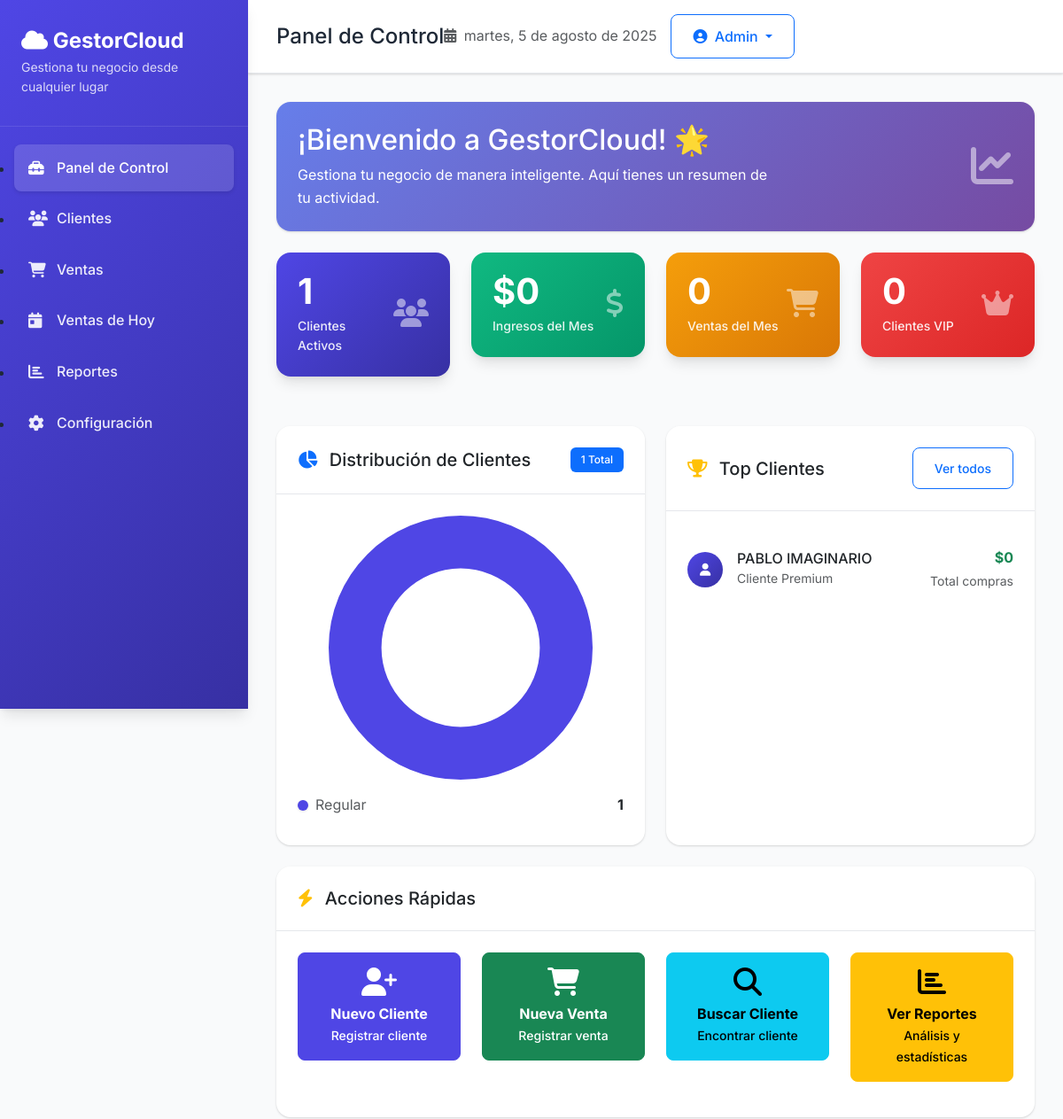
Before: / (upper part) with the older database file.
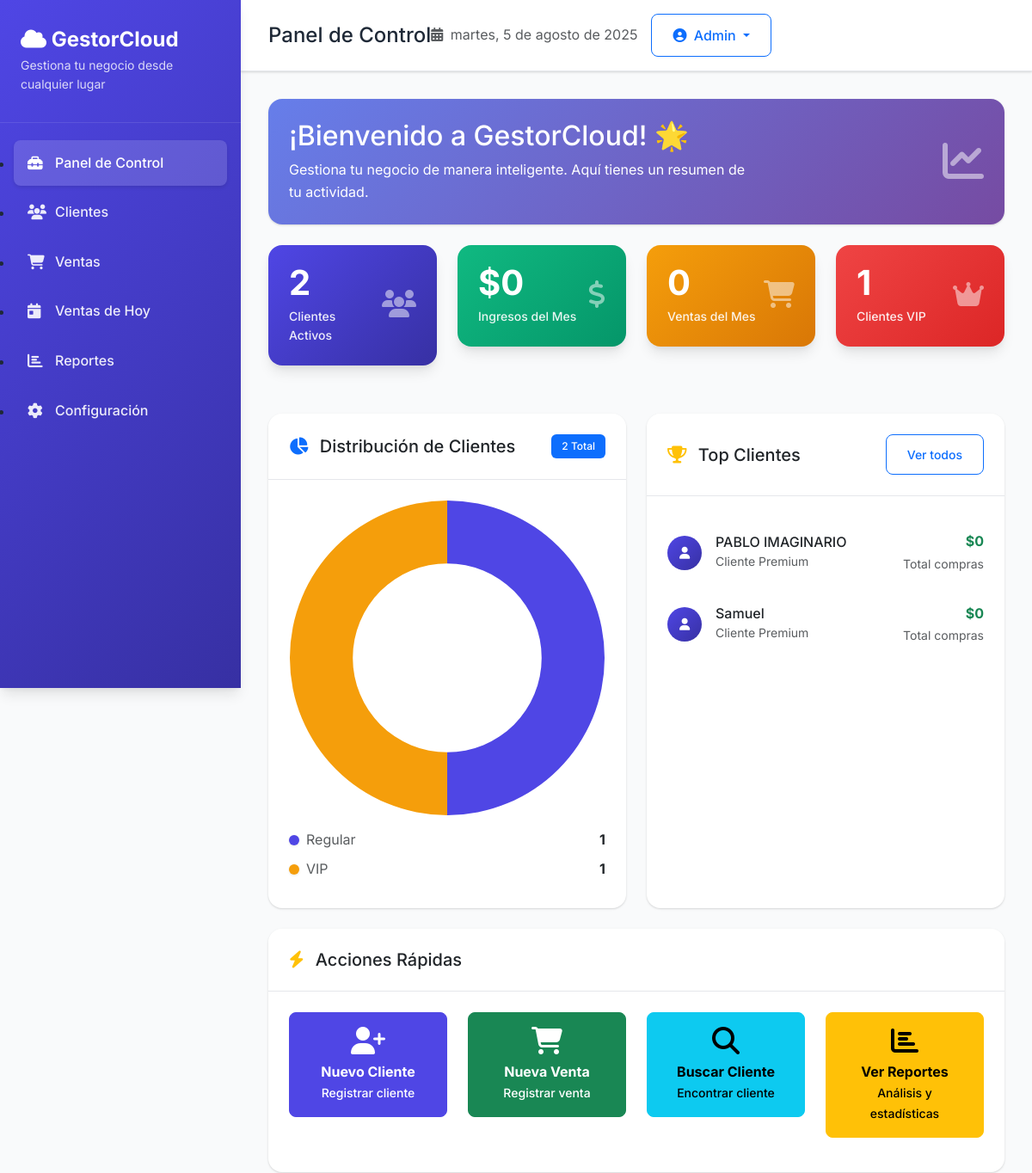
After: the same page with the newer database file.
### tables this page shows
CREATE TABLE clientes (
                    id_cliente INTEGER PRIMARY KEY AUTOINCREMENT,
                    nombre_completo TEXT NOT NULL,
                    edad INTEGER NOT NULL,
                    direccion TEXT NOT NULL,
                    correo TEXT UNIQUE NOT NULL,
                    telefono TEXT NOT NULL,
                    empresa TEXT DEFAULT '',
                    categoria TEXT DEFAULT 'Regular',
                    estado TEXT DEFAULT 'Activo',
                    fecha_registro TEXT NOT NULL,
                    ultima_actualizacion TEXT NOT NULL,
                    notas TEXT DEFAULT '',
                    valor_total_compras REAL DEFAULT 0.0,
                    numero_compras INTEGER DEFAULT 0,
                    ultima_compra TEXT DEFAULT '',
                    descuento_cliente REAL DEFAULT 0.0
                );

### web/app.py (the view)
@app.get("/", response_class=HTMLResponse)
async def dashboard(request: Request):
    stats = db.obtener_estadisticas_generales()
    categorias = db.obtener_clientes_por_categoria()
    return templates.TemplateResponse("dashboard.html", {
        "request": request,
        "stats": stats,
        "categorias": categorias,
        "page": "dashboard"
    })

### web/templates/dashboard.html (shortened to what this page needs)
{% extends "base.html" %} {% block title %}Panel de Control - GestorCloud{% endblock %}
{% block page_title %}Panel de Control{% endblock %} {% block content %}
<div class="fade-in">
  <div class="row mb-4">
    <div class="col-12">
      <div
        class="card border-0"
        style="
          background: linear-gradient(135deg, #667eea 0%, #764ba2 100%);
          color: white;
        "
      >
        <div class="card-body p-4">
          <div class="row align-items-center">
            <div class="col-md-8">
              <h2 class="mb-2">¡Bienvenido a GestorCloud! 🌟</h2>
              <p class="mb-0 opacity-90">
                Gestiona tu negocio de manera inteligente. Aquí tienes un
                resumen de tu actividad.
              </p>
            </div>
            <div class="col-md-4 text-end">
              <i class="fas fa-chart-line fa-3x opacity-50"></i>
            </div>
          </div>
        </div>
      </div>
    </div>
  </div>
  <div class="row mb-4">
    <div class="col-xl-3 col-md-6 mb-3">
      <div class="stat-card">
        <div class="d-flex justify-content-between align-items-center">
          <div>
            <div class="stat-number">{{ stats.total_clientes }}</div>
            <div class="stat-label">Clientes Activos</div>
          </div>
          <div class="stat-icon">
            <i class="fas fa-users fa-2x opacity-50"></i>
          </div>
        </div>
      </div>
    </div>
    <div class="col-xl-3 col-md-6 mb-3">
      <div class="stat-card success">
        <div class="d-flex justify-content-between align-items-center">
          <div>
            <div class="stat-number">
              ${{ "{:,.0f}".format(stats.ingresos_mes) }}
            </div>
            <div class="stat-label">Ingresos del Mes</div>
          </div>
          <div class="stat-icon">
            <i class="fas fa-dollar-sign fa-2x opacity-50"></i>
          </div>
        </div>
      </div>
    </div>
    <div class="col-xl-3 col-md-6 mb-3">
      <div class="stat-card warning">
        <div class="d-flex justify-content-between align-items-center">
          <div>
            <div class="stat-number">{{ stats.ventas_mes }}</div>
            <div class="stat-label">Ventas del Mes</div>
          </div>
          <div class="stat-icon">
            <i class="fas fa-shopping-cart fa-2x opacity-50"></i>
          </div>
        </div>
      </div>
    </div>
    <div class="col-xl-3 col-md-6 mb-3">
      <div class="stat-card danger">
        <div class="d-flex justify-content-between align-items-center">
          <div>
            <div class="stat-number">{{ stats.clientes_vip }}</div>
            <div class="stat-label">Clientes VIP</div>
          </div>
          <div class="stat-icon">
            <i class="fas fa-crown fa-2x opacity-50"></i>
          </div>
        </div>
      </div>
    </div>
  </div>
  <div class="row">
    <div class="col-lg-6 mb-4">
      <div class="card h-100">
        <div
          class="card-header d-flex justify-content-between align-items-center"
        >
          <h5 class="mb-0">
            <i class="fas fa-chart-pie text-primary me-2"></i>
            Distribución de Clientes
          </h5>
          <span class="badge bg-primary">{{ stats.total_clientes }} Total</span>
        </div>
        <div class="card-body">
          <canvas id="clientesChart" width="400" height="200"></canvas>
          <div class="mt-3">
            {% for categoria, cantidad in categorias.items() %}
            <div class="d-flex justify-content-between align-items-center mb-2">
              <div class="d-flex align-items-center">
                <div
                  class="legend-color me-2"
                  style="width: 12px; height: 12px; border-radius: 50%; background-color:
                                    {% if categoria == 'VIP' %}#f59e0b
                                    {% elif categoria == 'Regular' %}#4f46e5
                                    {% elif categoria == 'Prospecto' %}#06b6d4
                                    {% else %}#6b7280{% endif %};"
                ></div>
                <span class="text-muted">{{ categoria }}</span>
              </div>
              <strong>{{ cantidad }}</strong>
            </div>
            {% endfor %}
          </div>
        </div>
      </div>
    </div>
    <div class="col-lg-6 mb-4">
      <div class="card h-100">
        <div
          class="card-header d-flex justify-content-between align-items-center"
        >
          <h5 class="mb-0">
            <i class="fas fa-trophy text-warning me-2"></i>
            Top Clientes
          </h5>
          <a href="/clientes" class="btn btn-sm btn-outline-primary"
            >Ver todos</a
          >
        </div>
        <div class="card-body">
          {% if stats.top_clientes %}
          <div class="list-group list-group-flush">
            {% for nombre, valor in stats.top_clientes %}
            <div class="list-group-item border-0 px-0 py-3">
              <div class="d-flex justify-content-between align-items-center">
                <div class="d-flex align-items-center">
                  <div class="avatar-circle me-3">
                    <i class="fas fa-user"></i>
                  </div>
                  <div>
                    <h6 class="mb-0">
                      {{ nombre[:25] }}{% if nombre|length > 25 %}...{% endif %}
                    </h6>
                    <small class="text-muted">Cliente Premium</small>
                  </div>
                </div>
                <div class="text-end">
                  <strong class="text-success"
                    >${{ "{:,.0f}".format(valor) }}</strong
                  >
                  <br />
                  <small class="text-muted">Total compras</small>
                </div>
              </div>
            </div>
            {% endfor %}
          </div>
          {% endif %}
        </div>
      </div>
    </div>
  </div>
  <div class="row mb-4">
    <div class="col-12">
      <div class="card">
        <div class="card-header">
          <h5 class="mb-0">
            <i class="fas fa-bolt text-warning me-2"></i>
            Acciones Rápidas
          </h5>
        </div>
        <div class="card-body">
          <div class="row">
            <div class="col-md-3 mb-3">
              <a href="/clientes/nuevo" class="btn btn-primary w-100 py-3">
                <i class="fas fa-user-plus fa-2x mb-2 d-block"></i>
                <strong>Nuevo Cliente</strong>
                <br />
                <small>Registrar cliente</small>
              </a>
            </div>
            <div class="col-md-3 mb-3">
              <a href="/ventas/nueva" class="btn btn-success w-100 py-3">
                <i class="fas fa-shopping-cart fa-2x mb-2 d-block"></i>
                <strong>Nueva Venta</strong>
                <br />
                <small>Registrar venta</small>
              </a>
            </div>
            <div class="col-md-3 mb-3">
              <a href="/clientes" class="btn btn-info w-100 py-3">
                <i class="fas fa-search fa-2x mb-2 d-block"></i>
                <strong>Buscar Cliente</strong>
                <br />
                <small>Encontrar cliente</small>
              </a>
            </div>
            <div class="col-md-3 mb-3">
              <a href="/reportes" class="btn btn-warning w-100 py-3">
                <i class="fas fa-chart-bar fa-2x mb-2 d-block"></i>
                <strong>Ver Reportes</strong>
                <br />
                <small>Análisis y estadísticas</small>
              </a>
            </div>
          </div>
        </div>
      </div>
    </div>
  </div>
</div>
{% endblock %}

### web/templates/base.html (shortened to what this page needs)
<!DOCTYPE html>
<html lang="es">
  <head>
    <link
      href="https://cdnjs.cloudflare.com/ajax/libs/bootstrap/5.3.2/css/bootstrap.min.css"
      rel="stylesheet"
    />
    <link
      href="https://cdnjs.cloudflare.com/ajax/libs/font-awesome/6.4.0/css/all.min.css"
      rel="stylesheet"
    />
  </head>
  <body>
    <nav class="sidebar">
      <div class="sidebar-brand">
        <h2><i class="fas fa-cloud"></i> GestorCloud</h2>
        <p>Gestiona tu negocio desde cualquier lugar</p>
      </div>
      <ul class="sidebar-nav">
        <li class="nav-item">
          <a
            href="/"
            class="nav-link {% if page == 'dashboard' %}active{% endif %}"
          >
            <i class="fas fa-toolbox"></i>
            Panel de Control
          </a>
        </li>
        <li class="nav-item">
          <a
            href="/clientes"
            class="nav-link {% if page == 'clientes' %}active{% endif %}"
          >
            <i class="fas fa-users"></i>
            Clientes
          </a>
        </li>
        <li class="nav-item">
          <a
            href="/ventas"
            class="nav-link {% if page == 'ventas' %}active{% endif %}"
          >
            <i class="fas fa-shopping-cart"></i>
            Ventas
          </a>
        </li>
        <li class="nav-item">
          <a
            href="/ventas/hoy"
            class="nav-link {% if page == 'ventas_hoy' %}active{% endif %}"
          >
            <i class="fas fa-calendar-day"></i>
            Ventas de Hoy
          </a>
        </li>
        <li class="nav-item">
          <a
            href="/reportes"
            class="nav-link {% if page == 'reportes' %}active{% endif %}"
          >
            <i class="fas fa-chart-bar"></i>
            Reportes
          </a>
        </li>
        <li class="nav-item">
          <a
            href="/configuracion"
            class="nav-link {% if page == 'configuracion' %}active{% endif %}"
          >
            <i class="fas fa-cog"></i>
            Configuración
          </a>
        </li>
      </ul>
    </nav>
    <main class="main-content">
      <div class="top-bar">
        <div class="d-flex align-items-center">
          <h1 class="h4 mb-0">
            {% block page_title %}GestorCloud{% endblock %}
          </h1>
        </div>
        <div class="d-flex align-items-center">
          <span class="text-muted me-3">
            <i class="fas fa-calendar-alt me-1"></i>
            <span id="currentDate"></span>
          </span>
          <div class="dropdown">
            <button
              class="btn btn-outline-primary dropdown-toggle"
              type="button"
              data-bs-toggle="dropdown"
            >
              <i class="fas fa-user-circle me-1"></i>
              Admin
            </button>
          </div>
        </div>
      </div>
      <div class="content-area">{% block content %}{% endblock %}</div>
    </main>
  </body>
</html>

### web/templates/base.html (style rules this page uses)
:root { --primary-color: #4f46e5; --primary-dark: #3730a3; --secondary-color: #f8fafc; --success-color: #10b981; --warning-color: #f59e0b; --danger-color: #ef4444; --dark-color: #1f2937; --light-color: #f9fafb; --border-color: #e5e7eb; --shadow: 0 1px 3px 0 rgba(0, 0, 0, 0.1), 0 1px 2px 0 rgba(0, 0, 0, 0.06); --shadow-lg: 0 10px 15px -3px rgba(0, 0, 0, 0.1), 0 4px 6px -2px rgba(0, 0, 0, 0.05); }
* { margin: 0; padding: 0; box-sizing: border-box; }
body { font-family: "Inter", sans-serif; background-color: var(--light-color); color: var(--dark-color); line-height: 1.6; }
.sidebar { min-height: 100vh; background: linear-gradient( 135deg, var(--primary-color) 0%, var(--primary-dark) 100% ); box-shadow: var(--shadow-lg); position: fixed; top: 0; left: 0; width: 280px; z-index: 1000; transition: all 0.3s ease; }
.sidebar-brand { padding: 2rem 1.5rem; border-bottom: 1px solid rgba(255, 255, 255, 0.1); }
.sidebar-brand h2 { color: white; font-weight: 700; font-size: 1.5rem; margin: 0; }
.sidebar-brand p { color: rgba(255, 255, 255, 0.8); font-size: 0.875rem; margin: 0.25rem 0 0 0; }
.sidebar-nav { padding: 1rem 0; }
.nav-item { margin: 0.25rem 1rem; }
.nav-link { display: flex; align-items: center; padding: 0.875rem 1rem; color: rgba(255, 255, 255, 0.9); text-decoration: none; border-radius: 0.5rem; transition: all 0.2s ease; font-weight: 500; }
.nav-link.active { background-color: rgba(255, 255, 255, 0.15); color: white; box-shadow: 0 2px 4px rgba(0, 0, 0, 0.1); }
.nav-link i { width: 20px; margin-right: 0.75rem; font-size: 1.1rem; }
.main-content { margin-left: 280px; min-height: 100vh; transition: all 0.3s ease; }
.top-bar { background: white; padding: 1rem 2rem; box-shadow: var(--shadow); display: flex; justify-content: between; align-items: center; border-bottom: 1px solid var(--border-color); }
.content-area { padding: 2rem; }
.card { border: none; box-shadow: var(--shadow); border-radius: 1rem; overflow: hidden; transition: all 0.2s ease; }
.card-header { background: white; border-bottom: 1px solid var(--border-color); padding: 1.5rem; font-weight: 600; }
.card-body { padding: 1.5rem; }
.stat-card { background: linear-gradient( 135deg, var(--primary-color) 0%, var(--primary-dark) 100% ); color: white; border-radius: 1rem; padding: 1.5rem; margin-bottom: 1rem; box-shadow: var(--shadow-lg); }
.stat-card.success { background: linear-gradient( 135deg, var(--success-color) 0%, #059669 100% ); }
.stat-card.warning { background: linear-gradient( 135deg, var(--warning-color) 0%, #d97706 100% ); }
.stat-card.danger { background: linear-gradient( 135deg, var(--danger-color) 0%, #dc2626 100% ); }
.stat-number { font-size: 2.5rem; font-weight: 700; line-height: 1; }
.stat-label { font-size: 0.875rem; font-weight: 500; opacity: 0.9; margin-top: 0.5rem; }
.btn { border-radius: 0.5rem; font-weight: 500; padding: 0.75rem 1.5rem; transition: all 0.2s ease; }
.btn-primary { background: var(--primary-color); border-color: var(--primary-color); }
.badge { font-weight: 500; font-size: 0.75rem; padding: 0.5rem 0.75rem; border-radius: 0.375rem; }
.fade-in { animation: fadeIn 0.5s ease-in; }

### web/templates/dashboard.html (style rules this page uses)
.avatar-circle { width: 40px; height: 40px; background: linear-gradient( 135deg, var(--primary-color), var(--primary-dark) ); border-radius: 50%; display: flex; align-items: center; justify-content: center; color: white; font-size: 0.875rem; }
.legend-color { box-shadow: 0 1px 3px rgba(0, 0, 0, 0.1); }

Changed rows visible on the page:
added clientes: nombre_completo "Samuel", valor_total_compras "0"
Other visible differences:
{{ stats.total_clientes }}: "1" → "2"
{{ stats.clientes_vip }}: "0" → "1"
chart data {{ categorias | tojson }}: {"Regular": 1} → {"Regular": 1, "VIP": 1}
new list line: "VIP 1"
